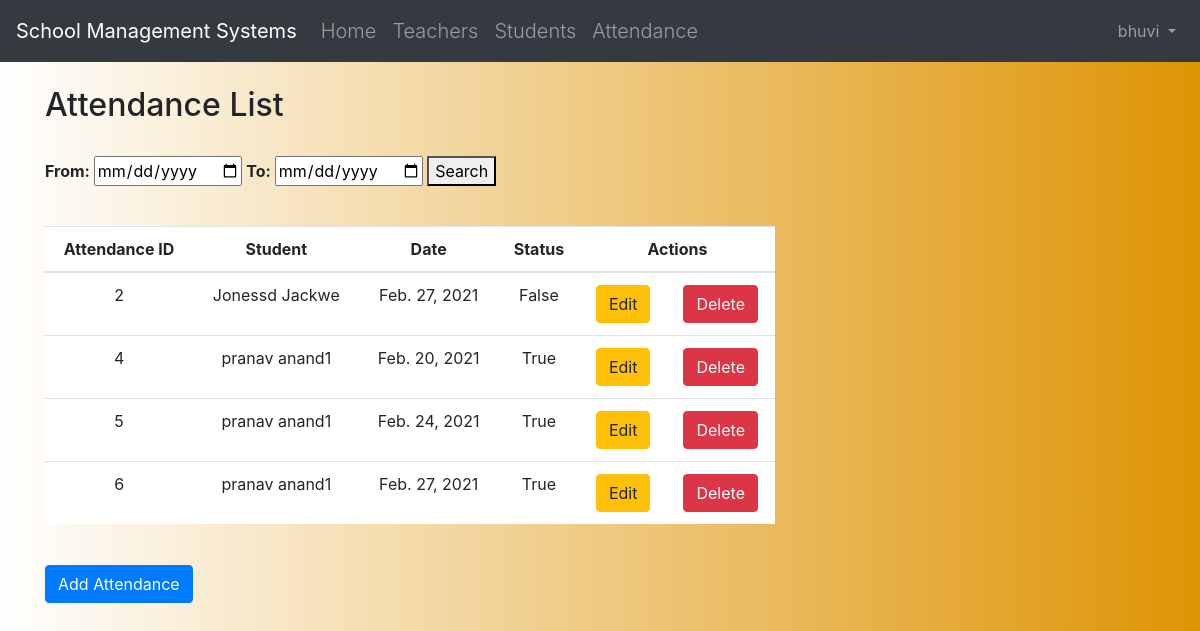
/attendance_list/ (signed in), run on the app's committed database.
### Schools/models.py (models this page shows, shortened)
class Attendance(models.Model):
    attendance_ID = models.AutoField(primary_key=True)
    student = models.ForeignKey(Student, on_delete=models.CASCADE, related_name='Student')
    date = models.DateField(auto_now_add=True)
    status = models.BooleanField(default='1')

class Student(models.Model):
    student_ID = models.IntegerField(primary_key=True, max_length=10, blank=False, null=False, default=' ')
    student_lastname = models.CharField(max_length=50, blank=False, null=True, default='')
    student_firstname = models.CharField(max_length=50, blank=False, null=True, default='')
    student_grade = models.CharField(max_length=50, blank=False, null=True, default='')
    teacher = models.ForeignKey(Teacher, on_delete=models.CASCADE, related_name='Teacher')

### Schools/views.py (the view)
# urls.py: path('attendance_list/', views.attendance_list, name='attendance_list'),
@login_required
def attendance_list(request):
    if request.method == "POST":
        fromdate = request.POST.get('fromdate')
        todate = request.POST.get('todate')
        searchresult = Attendance.objects.filter(date__range=[fromdate, todate])
        return render(request, "Schools/attendance_list.html", {'attendances': searchresult})
    else:
        attendances = Attendance.objects.all()
        return render(request, "Schools/attendance_list.html", {'attendances': attendances})

### Schools/templates/Schools/attendance_list.html (shortened to what this page needs)
{% extends 'Schools/base.html' %}
{% block content %}
<html lang="en">
    <body>
    <br>
    <div class="row">
        <h2 style="padding-left: 15Px">Attendance List</h2>
    </div>
    <br>
    <form  action="" method="post">
    <div>
        <b>From:&nbsp;</b><input type = 'date' name = 'fromdate'/>
        <b>To:&nbsp;</b><input type = 'date' name = 'todate'/>
        <button type="submit" >Search</button>
    </div>
    <br>
    </form>
    <div>
        <table class="table table-hover table-responsive-lg text-center">
            <thead>
            <tr bgcolor="white">
                <th>Attendance ID</th>
                <th>Student </th>
                <th>Date</th>
                <th>Status </th>
                <th colspan="3">Actions</th>
            </tr>
            </thead>
            <tbody>
            {% for attendance in attendances %}
                <tr bgcolor="white">
                    <td>{{ attendance.attendance_ID }}</td>
                    <td>{{ attendance.student.student_firstname }} {{ attendance.student.student_lastname }} </td>
                    <td>{{ attendance.date }}</td>
                    <td>{{ attendance.status }}</td>
                    <td><a href="{% url 'Schools:attendance_edit' pk=attendance.pk %}"
                           class="btn btn-warning">Edit</a></td>
                    <td><a href="{% url 'Schools:attendance_delete' pk=attendance.pk %}"
                    onclick="return confirm('Are you sure you want to delete?')"
                    class="btn btn-danger">Delete</a>
                    </td>
                </tr>
            {% endfor %}
            </tbody>
        </table>
        <br>
        <div class="row">
            <table>
                <td style="padding-left: 30px;">
                     <a href="{% url 'Schools:attendance_create' %}" class="row">
                        <span class="btn btn-primary">Add Attendance</span>
                     </a>
                </td>
            </table>
        </div>
    </div>
    </body>
    </html>
{% endblock %}

### Schools/templates/Schools/base.html (shortened to what this page needs)
{% load static %}
<html lang="en">
<head>
  <link rel="stylesheet" href="https://maxcdn.bootstrapcdn.com/bootstrap/4.5.0/css/bootstrap.min.css">
</head>
<body>
<nav class="navbar navbar-expand-sm bg-dark navbar-dark">
        <a href="/" class="navbar-brand">School Management Systems</a>
        <div class="collapse navbar-collapse" id="collapsibleNavbar">
            <ul class="navbar-nav">
                <li class="nav-item lead"><a class=nav-link href="{% url 'Schools:home' %}">Home</a></li>
                <li class="nav-item lead"><a class=nav-link href="{% url 'Schools:teacher_list' %}">Teachers</a></li>
                <li class="nav-item lead"><a class=nav-link href="{% url 'Schools:student_list' %}">Students</a></li>
                <li class="nav-item lead"><a class=nav-link href="{% url 'Schools:attendance_list' %}">Attendance</a></li>
            </ul>
      <div class="collapse navbar-collapse" id="navbarCollapse">
        {% if user.is_authenticated %}
          <ul class="navbar-nav ml-auto">
            <li class="nav-item">
              <a class="nav-link dropdown-toggle" href="#" id="userMenu"
              data-toggle="dropdown" aria-haspopup="true" aria-expanded
              ="false">
                {{ user.username }}
              </a>
            </li>
          </ul>
        {% else %}
          <form class="form-inline ml-auto">
            <a href="{% url 'login' %}" class="btn btn-outline-secondary">
            Log In</a>
          </form>
          <li><a class="nav-link lead" href="{% url 'Schools:signup' %}">Sign Up</a></li>
        {% endif %}
      </div>
        </div>
</nav>
<div class="content container">
    <div class="row">
        <div class="col-md-8">
            {% block content %}{% endblock %}
        </div>
    </div>
</div>
</body>
</html>

### Schools/templates/Schools/base.html (style rules this page uses)
body,html { height: 100%; margin: 0; background: #7F7FD5; background: -webkit-linear-gradient(to right, #ffffff, #ffffff); background: linear-gradient(to right, #ffffff, #de9404); }

### Schools/templates/Schools/attendance_list.html (style rules this page uses)
body { background-color: blue; }

### data on the page
Attendance: attendance_ID "2", student.student_firstname "Jonessd", student.student_lastname "Jackwe", date "Feb. 27, 2021", status "False"
Attendance: attendance_ID "4", student.student_firstname "pranav", student.student_lastname "anand1", date "Feb. 20, 2021", status "True"
Attendance: attendance_ID "5", student.student_firstname "pranav", student.student_lastname "anand1", date "Feb. 24, 2021", status "True"
Attendance: attendance_ID "6", student.student_firstname "pranav", student.student_lastname "anand1", date "Feb. 27, 2021", status "True"

### other printed values
{{ user.username }} "bhuvi"
